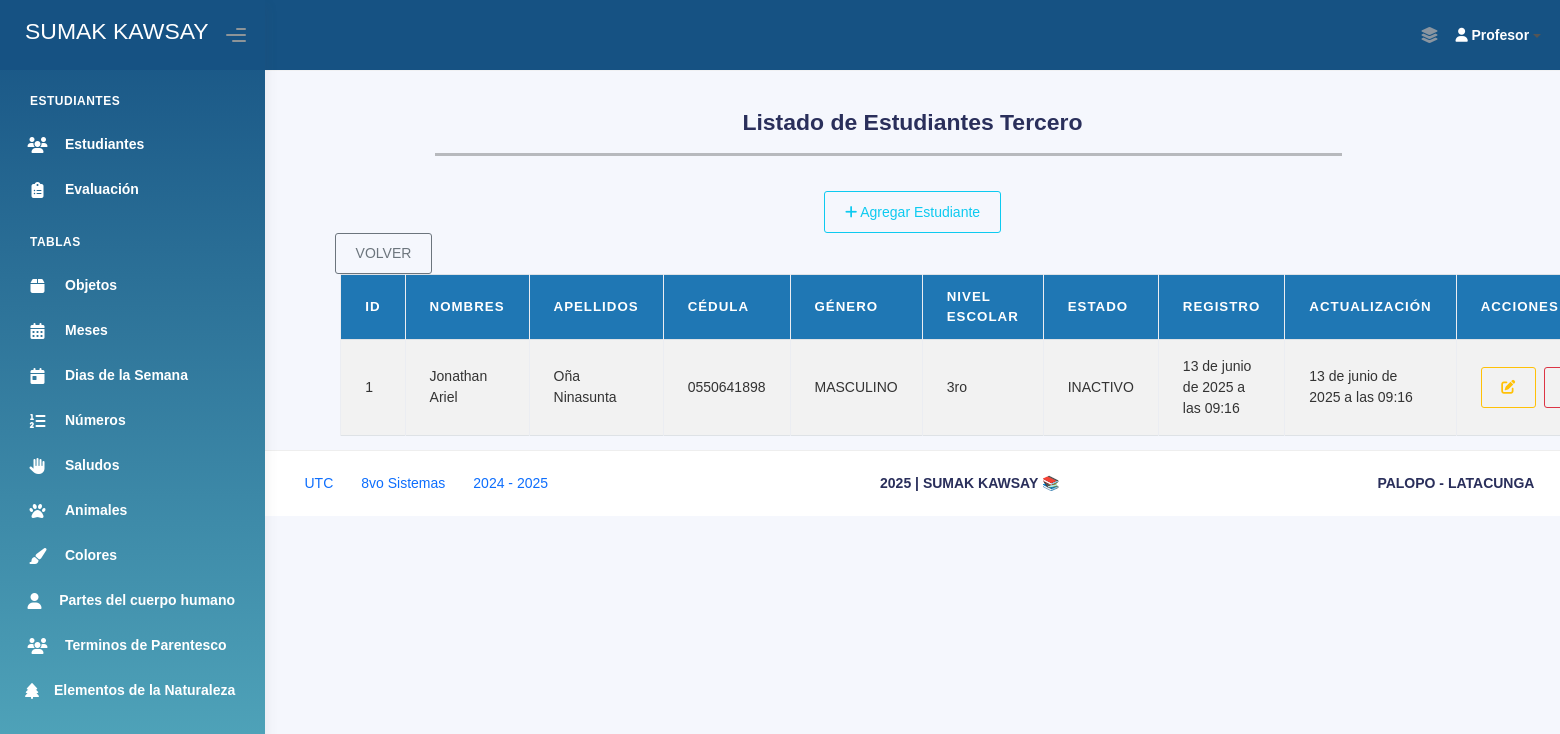
The page /estudiantes_tercero/ (signed in) on the database its author committed.
### Aplicaciones/Modulos/models.py (models this page shows, shortened)
class Estudiante_Tercero(models.Model):
    nombres_est_ter = models.CharField(max_length=100)
    apellidos_est_ter = models.CharField(max_length=100)
    cedula_est_ter = models.CharField(max_length=10, unique=True)
    genero_est_ter = models.CharField(max_length=20)
    nivel_escolar_est_ter = models.CharField(max_length=50)
    estado_est_ter = models.CharField(max_length=10)
    fecha_registro_est_ter = models.DateTimeField(auto_now_add=True)
    fecha_actualizacion_est_ter = models.DateTimeField(auto_now=True)

### Aplicaciones/Modulos/views.py (the view)
# urls.py: path('estudiantes_tercero/', views.lista_estudiantes_tercero, name='lista_estudiantes_tercero'),
def lista_estudiantes_tercero(request):
    if not request.session.get('profesor_id'):
        return redirect('login_profesor')
    estudiantes = Estudiante_Tercero.objects.all()
    return render(request, 'Administrador/Estudiantes/Tercero/lista_estudiantes_tercero.html', {'estudiantes': estudiantes})

### Aplicaciones/Modulos/templates/Administrador/Estudiantes/Tercero/lista_estudiantes_tercero.html (shortened to what this page needs)
{% extends 'plantillaAdmin.html' %}
{% block body %}
<br><br><br><br>
<div>
    <br>
    <div class="card-title text-center">
        <h3><b>Listado de Estudiantes Tercero</b></h3>
    </div>
</div>
<div style="width: 70%; margin-left: 170px;">
    <hr style="height: 3px; background-color: #000; border: none;">
</div>
<br>
<div class="text-center">
    <a href="{% url 'agregar_estudiante_tercero' %}" class="btn btn-outline-info">
        <i class="fas fa-plus"></i> Agregar Estudiante
    </a>
</div>
<div style="margin-left: 70px;">
    <a href="{% url 'seleccion_estudiantes' %}" class="btn btn-outline-secondary"> VOLVER</a>
</div>
<div class="container" style="width: 90%;">
    <table class="table table-bordered table-striped table-hover" id="tbl-Estudiantes">
        <thead>
            <tr>
                <th>ID</th>
                <th>Nombres</th>
                <th>Apellidos</th>
                <th>Cédula</th>
                <th>Género</th>
                <th>Nivel Escolar</th>
                <th>Estado</th>
                <th>Registro</th>
                <th>Actualización</th>
                <th>Acciones</th>
            </tr>
        </thead>
        <tbody>
            {% for est in estudiantes %}
                <tr>
                    <td>{{ est.id }}</td>
                    <td>{{ est.nombres_est_ter }}</td>
                    <td>{{ est.apellidos_est_ter }}</td>
                    <td>{{ est.cedula_est_ter }}</td>
                    <td>{{ est.genero_est_ter }}</td>
                    <td>{{ est.nivel_escolar_est_ter }}</td>
                    <td>{{ est.estado_est_ter }}</td>
                    <td>{{ est.fecha_registro_est_ter }}</td>
                    <td>{{ est.fecha_actualizacion_est_ter }}</td>
                    <td>
                        <div style="display: flex;">
                            <a href="{% url 'editar_estudiante_tercero' est.id %}" class="btn btn-outline-warning btn-circle" title="Editar Estudiante">
                                <i class="fas fa-edit"></i>
                            </a>
                            <a href="{% url 'eliminar_estudiante_tercero' est.id %}" class="btn btn-outline-danger" onclick="return confirm('¿Deseas eliminar este estudiante?')">
                            </a>
                        </div>
                    </td>
                </tr>
            {% empty %}
                <tr>
                    <td colspan="10" class="text-center">No hay estudiantes registrados.</td>
                </tr>
            {% endfor %}
        </tbody>
    </table>
</div>
{% endblock %}

### Aplicaciones/Modulos/templates/Administrador/Estudiantes/Tercero/lista_estudiantes_tercero.html (style rules this page uses)
#tbl-Estudiantes { background-color: #a0ccf3; }
#tbl-Estudiantes th { background-color: #1f77b4; color: white; }
#tbl-Estudiantes td { color: #333; }

### rows shown on the page
Estudiante_Tercero: id "1", nombres_est_ter "Jonathan Ariel", apellidos_est_ter "Oña Ninasunta", cedula_est_ter "0550641898", genero_est_ter "MASCULINO", nivel_escolar_est_ter "3ro", estado_est_ter "INACTIVO", fecha_registro_est_ter "13 de junio de 2025 a las 09:16", fecha_actualizacion_est_ter "13 de junio de 2025 a las 09:16"
